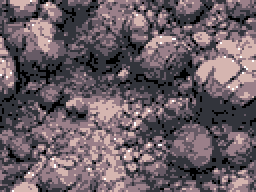
#> input picture test.png, 128 x 96 px (shown 2 times larger)
$ python make_bg.py ../test.png ../cart-art.png 5 3 5 1.0
#> lines starting #> are read from the running program, lines starting #| are printed output that depends on the picture
#!/usr/bin/env python3
"""Convert a background image into a SNES 4bpp BG: tileset + tilemap + multi
sub-palettes, the "digitized photo" approach real SNES games used.

- No dithering (flat areas stay flat).
- 6 sub-palettes (96 colors): tiles are k-means clustered by colour, each
  cluster gets its own 15-colour palette (index 0 reserved transparent).
- Exact tile dedup with H/V flips (NO lossy merge -> no "chunking"); optional
  light merge only if the unique count exceeds `budget`.

Outputs <out>.pic (4bpp tiles), <out>.map (u16: tile|pal<<10|flips),
<out>.pal (npal*16 BGR555 colours), <out>_preview.png.

Usage: make_bg.py <src> <out> [base_pal=2] [npal=6] [budget=960] [crop WxH+X+Y]
"""
import sys, os
import numpy as np
from PIL import Image


def enc_tile(t):
    b = bytearray(32)
    for y in range(8):
        p0 = p1 = p2 = p3 = 0
        for x in range(8):
            v = int(t[y, x]); bit = 7 - x
            p0 |= (v & 1) << bit; p1 |= ((v >> 1) & 1) << bit
            p2 |= ((v >> 2) & 1) << bit; p3 |= ((v >> 3) & 1) << bit
        b[y*2] = p0; b[y*2+1] = p1; b[16+y*2] = p2; b[16+y*2+1] = p3
    return bytes(b)


def convert(src, out, base_pal=2, npal=6, budget=960, crop=None, scale=1.0, fit=None, merge_to=None, gray=0.0):
#> called with src = '../test.png', out = '../cart-art.png', base_pal = 5, npal = 3, budget = 5, scale = 1, gray = 0
    img = Image.open(src).convert("RGB")
#> img is the input picture: PIL image 128x96 RGB; mean R, G, B 105.3, 92.6, 99.6
    if crop:
        img = img.crop(crop)
    if gray > 0.0:                            # wash toward 50% gray so the backdrop
        g = Image.new("RGB", img.size, (128, 128, 128))   # reads as more 'distant':
        img = Image.blend(img, g, gray)       # result = img*(1-gray) + 128*gray
    if fit:                                # cover-fit the whole composition into
        fw, fh = fit                       # one screen (scale to fill, centre-crop)
        W0, H0 = img.size                  # -> uniform backdrop, all levels equal
        s = max(fw / W0, fh / H0)
        img = img.resize((max(fw, round(W0 * s)), max(fh, round(H0 * s))), Image.LANCZOS)
        W1, H1 = img.size
        l, t = (W1 - fw) // 2, (H1 - fh) // 2
        img = img.crop((l, t, l + fw, t + fh))
    elif scale != 1.0:                     # half-res "smooth slide" backdrop:
        W0, H0 = img.size                  # shrink the whole composition to one
        img = img.resize((max(8, int(W0 * scale)),   # screen so it fits one shared
                          max(8, int(H0 * scale))), Image.LANCZOS)  # resident tileset
    W, H = img.size
#> W = 128; H = 96
    W -= W % 8; H -= H % 8
    img = img.crop((0, 0, W, H))
    arr = np.array(img, dtype=np.int32)
    tw, th = W // 8, H // 8
#> tw = 16; th = 12
    ntiles = tw * th
#> ntiles = 192

    # tile mean colours -> k-means into npal clusters
    means = np.array([arr[(i // tw) * 8:(i // tw) * 8 + 8,
                          (i % tw) * 8:(i % tw) * 8 + 8].reshape(-1, 3).mean(0)
                      for i in range(ntiles)], dtype=np.float32)
#> means = 192 rows, first 8: [89.86, 81.41, 88.25], [156.5, 134, 138.8], [98.12, 86.67, 92.72], [123, 106.1, 111.8], [59.28, 56.05, 62.83], [60, 57.33, 64.47], [132.8, 112.6, 120.9], [138.9, 116.8, 126.3]
    lum = means @ np.array([0.299, 0.587, 0.114], np.float32)
#> lum = 192 values, max 175.5 at index 63, min 30.84 at index 65, mean 97.19
    order = np.argsort(lum)
#> order = 192 values, max 191 at index 147, min 0 at index 74, mean 95.5
    centers = means[order[np.linspace(0, ntiles - 1, npal).astype(int)]].astype(np.float32)
#> centers = [[29.72, 30.66, 34.77], [101.5, 89.12, 97.66], [195.6, 167.2, 165.9]]
    assign = np.zeros(ntiles, np.int32)
#> assign = 192 values from 0 to 0
    for _ in range(16):
        d = ((means[:, None, :] - centers[None, :, :]) ** 2).sum(2)
        assign = d.argmin(1)
        for g in range(npal):
            sel = means[assign == g]
            if len(sel):
                centers[g] = sel.mean(0)
#> after the loop, centers = [[63.8, 60.14, 67.35], [104.8, 91.9, 100.1], [155.1, 132.1, 137]]

    # per-cluster 15-colour palette (median cut, no dither)
    pals = []
    for g in range(npal):
        tids = np.where(assign == g)[0]
        if len(tids) == 0:
            pals.append(np.zeros((15, 3), np.uint8)); continue
        px = np.concatenate([arr[(t // tw) * 8:(t // tw) * 8 + 8,
                                 (t % tw) * 8:(t % tw) * 8 + 8].reshape(-1, 3) for t in tids])
        q = Image.fromarray(px.astype(np.uint8).reshape(-1, 1, 3), "RGB").quantize(
            colors=15, method=Image.Quantize.MEDIANCUT, dither=Image.Dither.NONE)
        gp = np.array(q.getpalette(), np.uint8)[:45]
        if len(gp) < 45:
            gp = np.concatenate([gp, np.zeros(45 - len(gp), np.uint8)])
        pals.append(gp.reshape(15, 3))
#> after the loop, pals = 3 items

    def nearest(pix, pal):           # pix (64,3) -> indices 1..15
        d = ((pix[:, None, :] - pal[None, :, :].astype(np.int32)) ** 2).sum(2)
        return (d.argmin(1) + 1).astype(np.uint8)

    # quantise each tile to its cluster palette, then exact-dedup (with flips)
    reps = [np.zeros((8, 8), np.uint8)]   # tile 0 = transparent (HUD/margin rows)
    reppal = [base_pal]
    seen = {}
    mp = []
    for ty in range(th):
        for tx in range(tw):
            g = int(assign[ty * tw + tx])
            idx = nearest(arr[ty*8:ty*8+8, tx*8:tx*8+8].reshape(-1, 3), pals[g]).reshape(8, 8)
            cand = ((idx, 0, 0), (np.fliplr(idx), 1, 0),
                    (np.flipud(idx), 0, 1), (np.fliplr(np.flipud(idx)), 1, 1))
            hit = None
            for vt, hf, vf in cand:
                k = (g, vt.tobytes())
                if k in seen:
                    hit = (seen[k], hf, vf); break
            if hit is None:
                seen[(g, idx.tobytes())] = len(reps)
                reps.append(idx); reppal.append(base_pal + g)
                hit = (len(reps) - 1, 0, 0)
            mp.append((hit[0], base_pal + g, hit[1], hit[2]))
#> after the loop, mp = 192 items, first 6: (1, 6, 0, 0), (2, 7, 0, 0), (3, 6, 0, 0), (4, 6, 0, 0), (5, 5, 0, 0), (6, 5, 0, 0); reppal = 193 values, max 7 at index 2, min 5 at index 0, mean 5.94; reps = 193 items; seen = 192 items

    # optional lossy merge: to slide between two sections both must live in VRAM
    # at once, so cap unique tiles by remapping the least-used tiles onto the
    # nearest kept tile (by rendered colour). Mild reduction -> mild "chunking".
    if merge_to and len(reps) > merge_to:
        usage = np.zeros(len(reps), np.int32)
        for ti, _, _, _ in mp:
            usage[ti] += 1
        feat = np.zeros((len(reps), 192), np.float32)
        for i, t in enumerate(reps):
            g = reppal[i] - base_pal
            flat = t.reshape(-1)
            for j in range(64):
                v = int(flat[j])
                feat[i, j*3:j*3+3] = (0, 0, 0) if v == 0 else pals[g][v - 1]
        keepset = set(int(x) for x in np.argsort(-usage)[:merge_to]); keepset.add(0)
        keep = sorted(keepset)
        kpos = {k: i for i, k in enumerate(keep)}
        kfeat = feat[keep]
        remap = {}
        for i in range(len(reps)):
            if i in keepset:
                remap[i] = (kpos[i], True)
            else:
                remap[i] = (int(((kfeat - feat[i]) ** 2).sum(1).argmin()), False)
        reps = [reps[k] for k in keep]
        reppal = [reppal[k] for k in keep]
        mp = [((remap[ti][0]), reppal[remap[ti][0]], hf if remap[ti][1] else 0,
               vf if remap[ti][1] else 0) for (ti, pal, hf, vf) in mp]

    # emit
    with open(out + ".pic", "wb") as f:
        for r in reps:
            f.write(enc_tile(r))
    with open(out + ".map", "wb") as f:
        for ti, pal, hf, vf in mp:
            e = (ti & 0x3FF) | ((pal & 7) << 10) | (hf << 14) | (vf << 15)
            f.write(bytes((e & 0xFF, (e >> 8) & 0xFF)))
#> this loop made 192 passes
#> (pal, e) on passes 1 to 3: (6, 6145), (7, 7170), (6, 6147)
    with open(out + ".pal", "wb") as f:
        for g in range(npal):
            f.write(bytes((0, 0)))               # index 0 transparent
            for i in range(15):
                # cast to int: numpy uint8 shifts overflow/truncate to 8 bits,
                # which silently drops green's high bits and all of blue (-> red).
                r, gg, b = int(pals[g][i][0]), int(pals[g][i][1]), int(pals[g][i][2])
                c = (r >> 3) | ((gg >> 3) << 5) | ((b >> 3) << 10)
                f.write(bytes((c & 0xFF, (c >> 8) & 0xFF)))

    # preview
    prev = np.zeros((H, W, 3), np.uint8)
#> prev: shape (96, 128, 3); every value is 0
    for i, (ti, pal, hf, vf) in enumerate(mp):
        t = reps[ti]
        if hf: t = np.fliplr(t)
        if vf: t = np.flipud(t)
        g = pal - base_pal
        ty, tx = divmod(i, tw)
        for y in range(8):
            for x in range(8):
                v = t[y, x]
                prev[ty*8+y, tx*8+x] = (0, 0, 0) if v == 0 else pals[g][v - 1]
#> this loop made 192 passes
#> (pal, g, ty, tx) on passes 1 to 3: (6, 1, 0, 0), (7, 2, 0, 1), (6, 1, 0, 2)
    Image.fromarray(prev).resize((W*2, H*2), Image.NEAREST).save(out + "_preview.png")
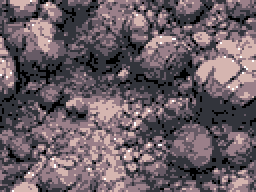
#> saved as cart-art.png_preview.png: PIL image 256x192 RGB; mean R, G, B 105.3, 92.6, 99.6
    print(f"{out}: {tw}x{th} = {ntiles} cells, {len(reps)} unique tiles, {npal} palettes")
#| ../cart-art.png: 16x12 = 192 cells, 193 unique tiles, 3 palettes
    return len(reps)


if __name__ == "__main__":
    src, out = sys.argv[1], sys.argv[2]
    base_pal = int(sys.argv[3]) if len(sys.argv) > 3 else 2
    npal = int(sys.argv[4]) if len(sys.argv) > 4 else 6
    budget = int(sys.argv[5]) if len(sys.argv) > 5 else 960
    scale = float(sys.argv[6]) if len(sys.argv) > 6 else 1.0
    crop = None
    if len(sys.argv) > 7:
        wh, xy = sys.argv[7].split("+", 1); w, h = wh.split("x"); x, y = xy.split("+")
        crop = (int(x), int(y), int(x)+int(w), int(y)+int(h))
    convert(src, out, base_pal, npal, budget, crop, scale)
